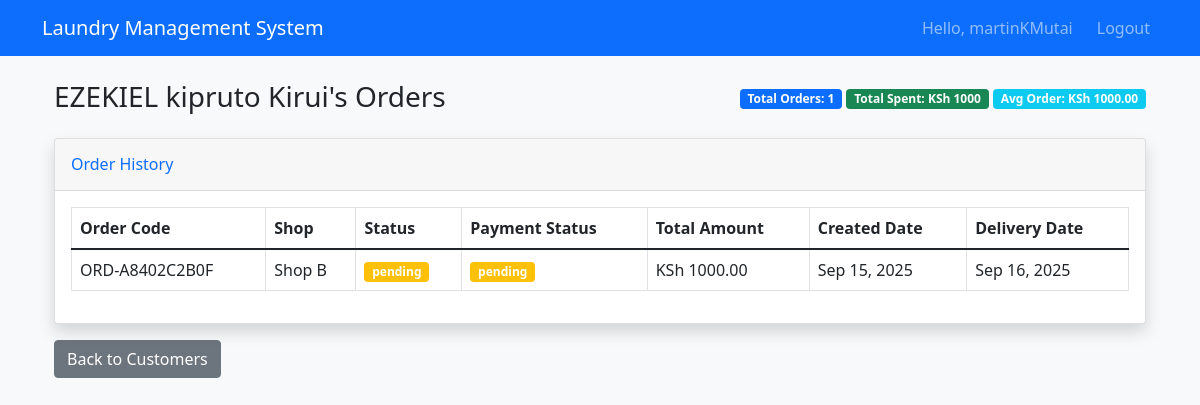
The app's page /customer/95/orders/ (signed in) with its own data.
### LaundryApp/models.py (models this page shows, shortened)
class Customer(models.Model):
    name = models.CharField(max_length=200)
    phone = PhoneNumberField(region="KE")
    created_by = models.ForeignKey(
        User,
        on_delete=models.SET_NULL,
        null=True,
        blank=True,
        related_name='created_customers'
    )

class Order(models.Model):
    customer = models.ForeignKey(
        Customer, on_delete=models.CASCADE, related_name='orders',
        help_text="The customer associated with this order."
    )
    uniquecode = models.CharField(max_length=20, unique=True, blank=True, null=False, editable=False)
    PAYMENT_TYPE_CHOICES = (
        ('cash', 'Cash'),
        ('mpesa', 'M-Pesa'),
        ('card', 'Credit/Debit Card'),
        ('bank_transfer', 'Bank Transfer'),
        ('other', 'Other'),
        ('pending_payment', 'Pending Payment'),
    )
    payment_type = models.CharField(max_length=50, choices=PAYMENT_TYPE_CHOICES, default='pending_payment', blank=True)
    PAYMENT_STATUS_CHOICES = (
        ('pending', 'pending'),
        ('completed', 'Completed'),
        ('partial', 'Partial'),
        ('failed', 'Failed'),
    )
    payment_status = models.CharField(max_length=50, choices=PAYMENT_STATUS_CHOICES, default='pending', blank=True)
    SHOP_CHOICE = (
        ('Shop A', 'Shop A'),
        ('Shop B', 'Shop B'),
    )
    shop = models.CharField(max_length=50, choices=SHOP_CHOICE, db_index=True)
    delivery_date = models.DateField(db_index=True)
    ORDER_STATUS_CHOICES = (
        ('pending', 'Pending'),
        ('Completed', 'Completed'),
         ('Delivered', 'Delivered'),
    )
    order_status = models.CharField(max_length=50, choices=ORDER_STATUS_CHOICES, default='pending', db_index=True)
    address = models.CharField(max_length=255, default='', blank=True)
    addressdetails = models.TextField(default='', blank=True)
    amount_paid = models.DecimalField(max_digits=12, decimal_places=2, default=0)
    total_price = models.DecimalField(max_digits=12, decimal_places=2, default=0, editable=False)
    balance = models.DecimalField(max_digits=12, decimal_places=2, default=0)
    created_at = models.DateTimeField(auto_now_add=True)
    previous_order_status = models.CharField(max_length=50, blank=True, null=True)
    class Meta:
        verbose_name = "Order"
        verbose_name_plural = "Orders"
        ordering = ['-created_at']

### LaundryApp/views.py (the view)
# urls.py: path('customer/<int:pk>/orders/', views.customer_orders, name='customer_orders'),
@login_required
def customer_orders(request, pk):
    customer = get_object_or_404(Customer, pk=pk)
    user_shops = get_user_shops(request)
    orders = customer.orders.all()
    if user_shops is not None and user_shops and not request.user.is_superuser:
        orders = orders.filter(shop__in=user_shops)
        if not orders.exists():
            messages.error(request, "You don't have permission to view this customer's orders.")
            return redirect('customer_management')
    total_orders = orders.count()
    total_spent = orders.aggregate(total=Sum('total_price'))['total'] or 0
    avg_order_value = total_spent / total_orders if total_orders > 0 else 0
    paginator = Paginator(orders, 15)
    page_number = request.GET.get('page')
    try:
        page_obj = paginator.page(page_number)
    except PageNotAnInteger:
        page_obj = paginator.page(1)
    except EmptyPage:
        page_obj = paginator.page(paginator.num_pages)
    context = {
        'customer': customer,
        'orders': page_obj,
        'total_orders': total_orders,
        'total_spent': total_spent,
        'avg_order_value': avg_order_value,
    }
    return render(request, 'Admin/customer_orders.html', context)

### LaundryApp/views.py (called while the page is built)
def get_user_shops(request):
    if request.user.is_superuser:
        return None  # Superusers can access all shops
    user_groups = request.user.groups.values_list('name', flat=True)
    shops = []
    if SHOP_A in user_groups:
        shops.append(SHOP_A)
    if SHOP_B in user_groups:
        shops.append(SHOP_B)
    return shops if shops else []

### LaundryApp/templates/Admin/customer_orders.html (shortened to what this page needs)
{% extends "base.html" %}
{% block content %}
<div class="container-fluid">
    <div class="d-sm-flex align-items-center justify-content-between mb-4">
        <h1 class="h3 mb-0">{{ customer.name }}'s Orders</h1>
        <div>
            <span class="badge bg-primary">Total Orders: {{ total_orders }}</span>
            <span class="badge bg-success">Total Spent: KSh {{ total_spent }}</span>
            <span class="badge bg-info">Avg Order: KSh {{ avg_order_value|floatformat:2 }}</span>
        </div>
    </div>
    <div class="card shadow">
        <div class="card-header py-3">
            <h6 class="m-0 font-weight-bold text-primary">Order History</h6>
        </div>
        <div class="card-body">
            <div class="table-responsive">
                <table class="table table-bordered" width="100%" cellspacing="0">
                    <thead class="thead-dark">
                        <tr>
                            <th>Order Code</th>
                            <th>Shop</th>
                            <th>Status</th>
                            <th>Payment Status</th>
                            <th>Total Amount</th>
                            <th>Created Date</th>
                            <th>Delivery Date</th>
                        </tr>
                    </thead>
                    <tbody>
                        {% for order in orders %}
                        <tr>
                            <td>{{ order.uniquecode }}</td>
                            <td>{{ order.shop }}</td>
                            <td>
                                <span
                                    class="badge bg-{% if order.order_status == 'Completed' %}success{% elif order.order_status == 'Delivered' %}info{% else %}warning{% endif %}">
                                    {{ order.order_status }}
                                </span>
                            </td>
                            <td>
                                <span
                                    class="badge bg-{% if order.payment_status == 'completed' %}success{% else %}warning{% endif %}">
                                    {{ order.payment_status }}
                                </span>
                            </td>
                            <td>KSh {{ order.total_price }}</td>
                            <td>{{ order.created_at|date:"M d, Y" }}</td>
                            <td>{{ order.delivery_date|date:"M d, Y" }}</td>
                        </tr>
                        {% empty %}
                        <tr>
                            <td colspan="7" class="text-center">No orders found for this customer</td>
                        </tr>
                        {% endfor %}
                    </tbody>
                </table>
            </div>
        </div>
    </div>
    <div class="mt-3">
        <a href="{% url 'customer_management' %}" class="btn btn-secondary">
             Back to Customers
        </a>
    </div>
</div>
{% endblock %}

### LaundryApp/templates/base.html (shortened to what this page needs)
<!DOCTYPE html>
<html lang="en">
<head>
    <link href="https://cdn.jsdelivr.net/npm/bootstrap@5.1.3/dist/css/bootstrap.min.css" rel="stylesheet">
</head>
<body>
    <nav class="navbar navbar-expand-lg navbar-dark bg-primary">
        <div class="container">
            <a class="navbar-brand" href="{% url 'home' %}">Laundry Management System</a>
            <div class="navbar-nav ms-auto">
                {% if user.is_authenticated %}
                <span class="navbar-text me-3">Hello, {{ user.username }}</span>
                <a class="nav-link" href="{% url 'logout' %}">Logout</a>
                {% else %}
                <a class="nav-link" href="{% url 'login' %}">Login</a>
                <a class="nav-link" href="{% url 'django_registration_register' %}">Register</a>
                {% endif %}
            </div>
        </div>
    </nav>
    <div class="container mt-4">
        {% block content %}
        {% endblock %}
    </div>
</body>
</html>

### LaundryApp/templates/base.html (style rules this page uses)
body { background-color: #f8f9fa; }

### records on screen
Customer: name "EZEKIEL kipruto Kirui"
Order: uniquecode "ORD-A8402C2B0F", shop "Shop B", order_status "pending", payment_status "pending", total_price "1000.00", created_at "Sep 15, 2025", delivery_date "Sep 16, 2025"

### other values on screen
{{ user.username }} "martinKMutai"
{{ total_orders }} "1"
{{ total_spent }} "1000"
{{ avg_order_value|floatformat:2 }} "1000.00"
